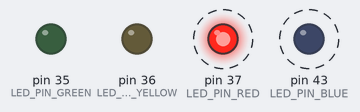
The program below on a simulated Arduino Mega 2560, built with avr-gcc and run on an emulated ATmega2560. Shown: output pins drawn as LEDs (lit = HIGH). Dashed ring = blinking.

Above: at 0.12 s.
Timing chart, 0 to 3.0 s (numbered marks = the images above):
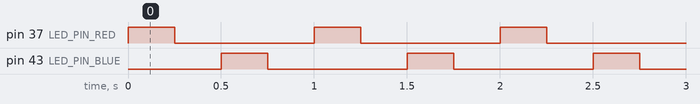

The program:

main.cpp
```cpp
#include <Arduino.h>

constexpr size_t LED_PIN_BLUE = 43;
constexpr size_t LED_PIN_RED = 37;
constexpr size_t LED_PIN_YELLOW = 36;
constexpr size_t LED_PIN_GREEN = 35;

void policeLeds();
void trafficLights();

void setup()
{
  pinMode(LED_PIN_BLUE, OUTPUT);
  pinMode(LED_PIN_RED, OUTPUT);
  pinMode(LED_PIN_YELLOW, OUTPUT);
  pinMode(LED_PIN_GREEN, OUTPUT);
}

void loop()
{
  //trafficLights();
  policeLeds();
}

struct Step
{
  uint8_t pin;
  uint16_t on_ms;
  uint16_t off_ms;
  uint8_t repeats;
};

constexpr uint16_t SECUND_DELAY = 1000;
constexpr uint16_t HALF_SECUND_DELAY = 500;

constexpr uint8_t BLINK = 1;
constexpr uint8_t YELLOW_BLINKS = 3;

constexpr Step trafficLightsSteps[] =
{
  { LED_PIN_RED,    SECUND_DELAY * 2, HALF_SECUND_DELAY, BLINK },
  { LED_PIN_YELLOW,  HALF_SECUND_DELAY , HALF_SECUND_DELAY, YELLOW_BLINKS },
  { LED_PIN_GREEN,  SECUND_DELAY * 4, HALF_SECUND_DELAY, BLINK },
};

constexpr Step policeLedsSteps[] =
{
  { LED_PIN_RED,    HALF_SECUND_DELAY / 2, HALF_SECUND_DELAY / 2, BLINK },
  { LED_PIN_BLUE,  HALF_SECUND_DELAY / 2 , HALF_SECUND_DELAY / 2, BLINK }, // LED_PIN_BLUE
};

template <size_t count>
void runSequence(const Step (&steps)[count])
{
  for (const Step &s : steps)
  {
    for (uint8_t i {}; i < s.repeats; ++i)
    {
      digitalWrite(s.pin, HIGH); delay(s.on_ms);
      digitalWrite(s.pin, LOW);  delay(s.off_ms);
    }
  }
}

void trafficLights()
{
    runSequence(trafficLightsSteps);
}

void policeLeds()
{
    runSequence(policeLedsSteps);
}
```

Measured:
- by itself, pin 37 (LED_PIN_RED), pin 43 (LED_PIN_BLUE): alternates HIGH for 0.25 s and LOW for 0.75 s
- by itself, everything shown: repeats every 1.0 s, in 4 steps
